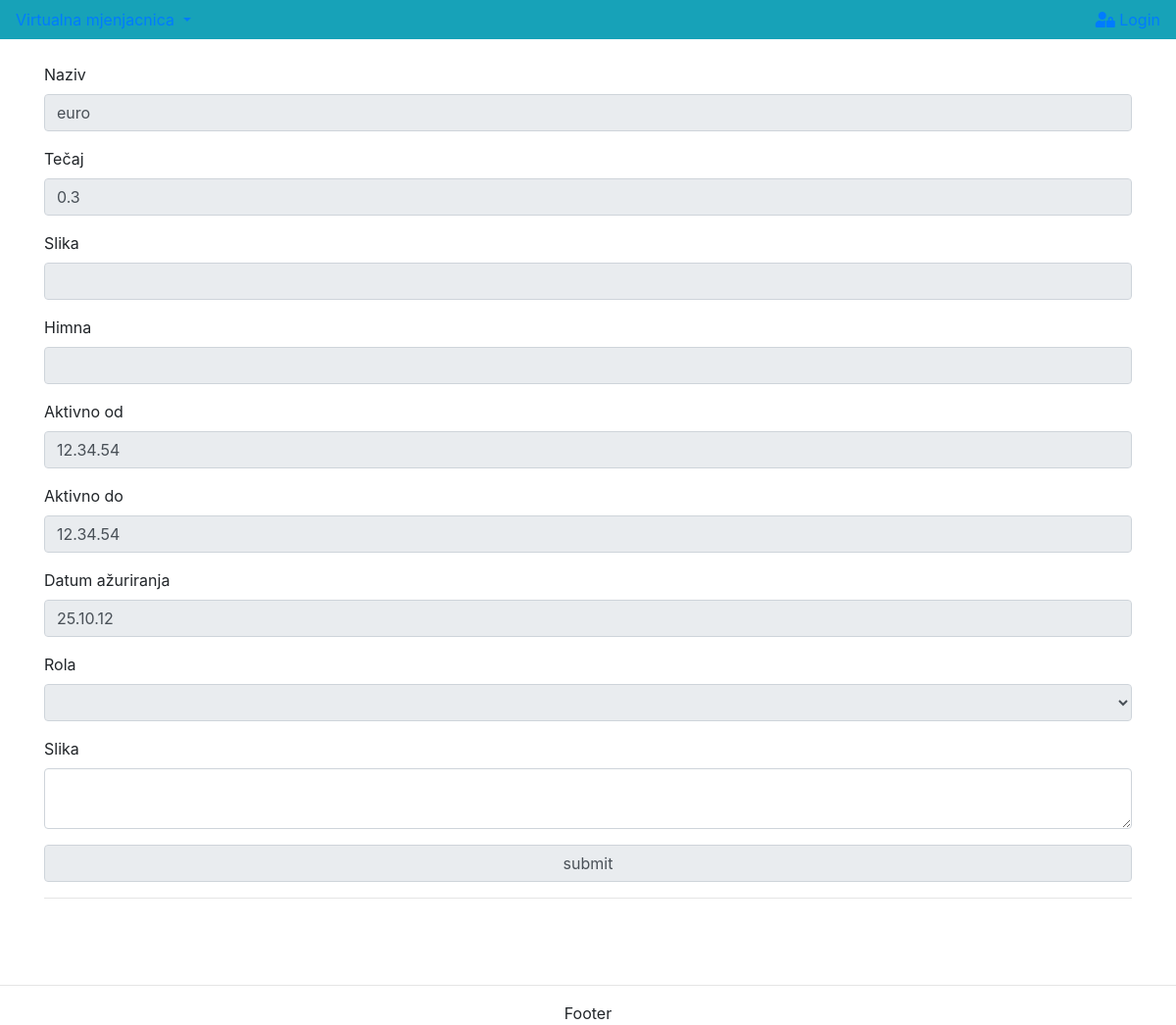
The page /private/valuta/index.php?id=1 on the database as committed earlier.
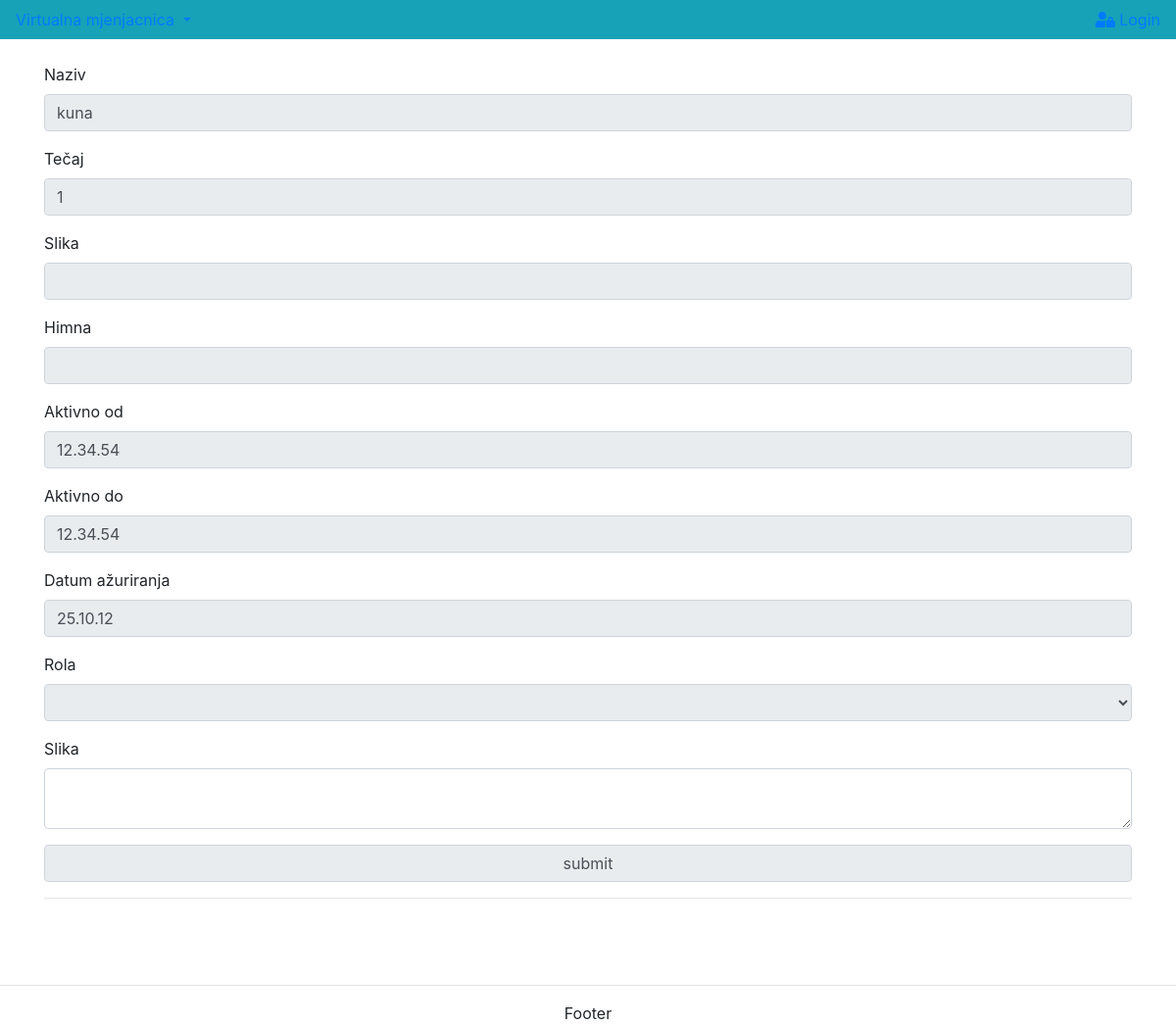
The same page on the database as committed later.
### tables this page shows
create table valuta
(
    valuta_id           int not null primary key auto_increment,
    moderator_id        int not null,
    naziv               varchar(50) not null,
    tecaj               double,
    slika               varchar(255),
    zvuk                varchar(255),
    aktivno_od          time,
    aktivno_do          time,
    datum_azuriranja    date
);

### private/valuta/index.php (the view, shortened to what this page needs)
<?php include_once "../../etc/config.php"; ?>
<!doctype html>
<html prefix="og: http://ogp.me/ns#" class="no-js" lang="en" dir="ltr">
    <head>
        <?php include_once "../../template/head.php"; ?>
    </head>
    <div>
        <?php include_once "../../template/navigation.php"; ?>
        <br>
        <?php
            $query = $conn->prepare('select a.* from valuta a where a.valuta_id = :valuta_id');
            $query->execute([
                'valuta_id' => $_GET['id']
            ]);
            $valuta = $query->fetch(5);
            $role = 'notAdmin';
        ?>
        <div class="row justify-content-center align-self-center">
            <div class="container align-items-center">
                <form action="/private/valuta/update.php" method="post">
                    <div class="form-group">
                        <label for="naziv">Naziv</label>
                        <input type="text" <?= $role!='admin' ? 'disabled':'' ?>
                               class="form-control" id="naziv" value="<?= $valuta->naziv; ?>" name="naziv">
                    </div>
                    <div class="form-group">
                        <label for="tecaj">Tečaj</label>
                        <input type="number" <?= $role!='admin' ? 'disabled':'' ?>
                               step="0.01" class="form-control" value="<?= $valuta->tecaj; ?>" id="tecaj" name="tecaj">
                    </div>
                    <div class="form-group">
                        <label for="slika">Slika</label>
                        <input type="text" <?= $role!='admin' ? 'disabled':'' ?>
                               class="form-control" id="slika" value="<?= $valuta->slika; ?>"  name="slika">
                    </div>
                    <div class="form-group">
                        <label for="zvuk">Himna</label>
                        <input type="text" <?= $role!='admin' ? 'disabled':'' ?>
                               class="form-control" id="zvuk" value="<?= $valuta->zvuk; ?>" name="zvuk">
                    </div>
                    <div class="form-group">
                        <label for="aktivno_od">Aktivno od</label>
                        <input type="text" <?= $role!='admin' ? 'disabled':'' ?>
                               class="form-control time_picker" id="aktivno_od" name="aktivno_od"
                            value="<?= date('H.i.s', strtotime($valuta->datum_azuriranja . $valuta->aktivno_od)); ?>">
                    </div>
                    <div class="form-group">
                        <label for="aktivno_do">Aktivno do</label>
                        <input type="text" <?= $role!='admin' ? 'disabled':'' ?>
                               class="form-control time_picker" id="aktivno_do" name="aktivno_do"
                               value="<?= date('H.i.s', strtotime($valuta->datum_azuriranja . $valuta->aktivno_do)); ?>">
                    </div>
                    <div class="form-group">
                        <label for="datum_azuriranja">Datum ažuriranja</label>
                        <input type="text" <?= $role!='admin' ? 'disabled':'' ?>
                               class="form-control time_picker" id="datum_azuriranja"
                            value="<?= date('d.m.g', strtotime($valuta->datum_azuriranja)); ?>" name="datum_azuriranja">
                    </div>
                    <div class="form-group">
                        <label for="moderator">Rola</label>
                        <select class="form-control" <?= $role!='admin' ? 'disabled':'' ?> name="moderator" id="moderator">
                        </select>
                    </div>
                    <div class="form-group">
                        <label for="slika">Slika</label>
                        <textarea class="form-control" id="slika" name="slika"></textarea>
                    </div>
                    <div class="form-group">
                        <input type="submit" <?= $role!='admin' ? 'disabled':'' ?> class="form-control" id="submit" name="submit" value="submit">
                    </div>
                    <hr>
                    <div class="form-group">
                        <div class="card-body">
                        </div>
                    </div>
                </form>
            </div>
        </div>
    </div>
        <?php include_once "template/footer.php"; ?>
</html>

### template/head.php (shortened to what this page needs)
<link rel="stylesheet" href="https://stackpath.bootstrapcdn.com/bootstrap/4.3.1/css/bootstrap.min.css">
<link rel="stylesheet" href="https://use.fontawesome.com/releases/v5.1.0/css/all.css">
<link rel="stylesheet" href="//cdnjs.cloudflare.com/ajax/libs/timepicker/1.3.5/jquery.timepicker.min.css">

### template/navigation.php (shortened to what this page needs)
<nav class="navbar navbar-expand-lg navbar-light bg-info text-white">
    <div class="collapse navbar-collapse" id="navbarSupportedContent">
        <ul class="navbar-nav mr-0">
                <li class="nav-item dropdown">
                    <a class="dropdown-toggle" data-toggle="dropdown" href="/"
                       role="button" aria-haspopup="true" aria-expanded="false">Virtualna mjenjacnica
                    </a>
                </li>
        </ul>
    </div>
    <ul class="nav justify-content-end">
        <?php if(empty($_SESSION) || $_SESSION['tip_korisnika'] === 'anonimni'): ?>
            <li><a href="/login.php"><i class='fas fa-user-lock'></i> Login</a></li>
        <?php else: ?>
            <li><a href="/authorization/logout.php"><i class='fas fa-unlock-alt'></i> Logout</a></li>
        <?php endif; ?>
    </ul>
</nav>

### template/footer.php
<hr />
<div id="footer" class="container" style="text-align: center;">
    Footer
</div>

Rows that differ between the two databases and show on the page:
changed valuta: naziv "euro" → "kuna"; tecaj "0.3" → "1"
